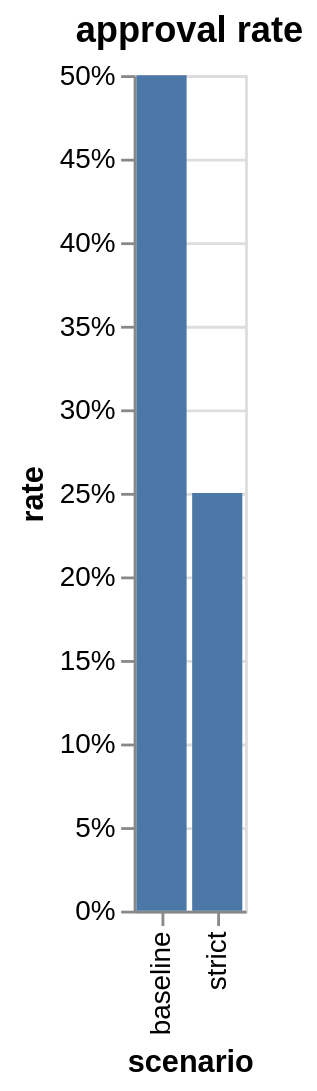

Write notebook code for a chart like this one.
### Code cell
result.plots["rate_bars"]

### Figure 1 — Vega-Lite specification as saved in the notebook (floating-point values rounded to 4 significant figures)
{"config": {"view": {"continuousWidth": 300, "continuousHeight": 300}}, "data": {"name": "data-f1a4f44ca0c350009c5df6652367020c"}, "mark": {"type": "bar"}, "encoding": {"tooltip": [{"field": "scenario", "type": "nominal"}, {"field": "rate", "format": ".0%", "type": "quantitative"}], "x": {"field": "scenario", "sort": null, "type": "nominal"}, "y": {"axis": {"format": "%"}, "field": "rate", "type": "quantitative"}}, "title": "approval rate", "$schema": "https://vega.github.io/schema/vega-lite/v6.4.1.json", "datasets": {"data-f1a4f44ca0c350009c5df6652367020c": [{"scenario": "baseline", "rate": 0.5}, {"scenario": "strict", "rate": 0.25}]}}
